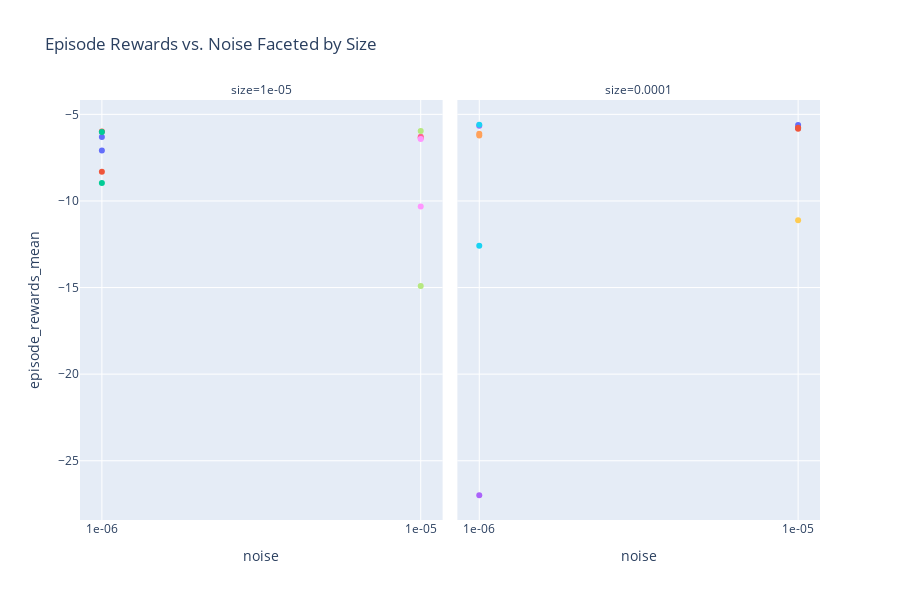

Notebook cell for this chart:
### Code cell
import plotly.express as px

# Define readable names for selected hyperparams
readable_names = {
    hyperparam_columns[0]: "noise",
    hyperparam_columns[1]: "size"
}

# Rename columns in a copy of the dataframe
plot_df = sub_df.rename(columns=readable_names)

# Assign new column names
x_col = "noise"
y_col = "episode_rewards_mean"
facet_col = "size"

# Plot
fig = px.scatter(
    plot_df,
    x=x_col,
    y=y_col,
    color="experiment_name",  # Optional: color by experiment
    facet_col=facet_col,
    title="Episode Rewards vs. Noise Faceted by Size",
    height=600
)

fig.update_layout(showlegend=False)
fig.show()

### Figure 1 — Plotly figure (JSON) as saved in the notebook; plotly's stock layout.template omitted (floating-point values rounded to 4 significant figures)
{"data": [{"hovertemplate": "experiment_name=0000_optim.args_.eps_1e-06__optim.args_.lr_1e-05__agent_params.args_.action_w_noise_amplitude_0<br>size=1e-05<br>noise=%{x}<br>episode_rewards_mean=%{y}<extra></extra>", "legendgroup": "0000_optim.args_.eps_1e-06__optim.args_.lr_1e-05__agent_params.args_.action_w_noise_amplitude_0", "marker": {"color": "#636efa", "symbol": "circle"}, "mode": "markers", "name": "0000_optim.args_.eps_1e-06__optim.args_.lr_1e-05__agent_params.args_.action_w_noise_amplitude_0", "orientation": "v", "showlegend": true, "type": "scatter", "x": ["1e-06", "1e-06"], "xaxis": "x", "y": [-6.31, -7.082], "yaxis": "y"}, {"hovertemplate": "experiment_name=0001_optim.args_.eps_1e-06__optim.args_.lr_1e-05__agent_params.args_.action_w_noise_amplitude_0.1<br>size=1e-05<br>noise=%{x}<br>episode_rewards_mean=%{y}<extra></extra>", "legendgroup": "0001_optim.args_.eps_1e-06__optim.args_.lr_1e-05__agent_params.args_.action_w_noise_amplitude_0.1", "marker": {"color": "#EF553B", "symbol": "circle"}, "mode": "markers", "name": "0001_optim.args_.eps_1e-06__optim.args_.lr_1e-05__agent_params.args_.action_w_noise_amplitude_0.1", "orientation": "v", "showlegend": true, "type": "scatter", "x": ["1e-06", "1e-06"], "xaxis": "x", "y": [-5.983, -8.317], "yaxis": "y"}, {"hovertemplate": "experiment_name=0002_optim.args_.eps_1e-06__optim.args_.lr_1e-05__agent_params.args_.action_w_noise_amplitude_0.3<br>size=1e-05<br>noise=%{x}<br>episode_rewards_mean=%{y}<extra></extra>", "legendgroup": "0002_optim.args_.eps_1e-06__optim.args_.lr_1e-05__agent_params.args_.action_w_noise_amplitude_0.3", "marker": {"color": "#00cc96", "symbol": "circle"}, "mode": "markers", "name": "0002_optim.args_.eps_1e-06__optim.args_.lr_1e-05__agent_params.args_.action_w_noise_amplitude_0.3", "orientation": "v", "showlegend": true, "type": "scatter", "x": ["1e-06", "1e-06"], "xaxis": "x", "y": [-8.957, -6.018], "yaxis": "y"}, {"hovertemplate": "experiment_name=0003_optim.args_.eps_1e-06__optim.args_.lr_0.0001__agent_params.args_.action_w_noise_amplitude_0<br>size=0.0001<br>noise=%{x}<br>episode_rewards_mean=%{y}<extra></extra>", "legendgroup": "0003_optim.args_.eps_1e-06__optim.args_.lr_0.0001__agent_params.args_.action_w_noise_amplitude_0", "marker": {"color": "#ab63fa", "symbol": "circle"}, "mode": "markers", "name": "0003_optim.args_.eps_1e-06__optim.args_.lr_0.0001__agent_params.args_.action_w_noise_amplitude_0", "orientation": "v", "showlegend": true, "type": "scatter", "x": ["1e-06", "1e-06"], "xaxis": "x2", "y": [-26.99, -5.654], "yaxis": "y2"}, {"hovertemplate": "experiment_name=0004_optim.args_.eps_1e-06__optim.args_.lr_0.0001__agent_params.args_.action_w_noise_amplitude_0.1<br>size=0.0001<br>noise=%{x}<br>episode_rewards_mean=%{y}<extra></extra>", "legendgroup": "0004_optim.args_.eps_1e-06__optim.args_.lr_0.0001__agent_params.args_.action_w_noise_amplitude_0.1", "marker": {"color": "#FFA15A", "symbol": "circle"}, "mode": "markers", "name": "0004_optim.args_.eps_1e-06__optim.args_.lr_0.0001__agent_params.args_.action_w_noise_amplitude_0.1", "orientation": "v", "showlegend": true, "type": "scatter", "x": ["1e-06", "1e-06"], "xaxis": "x2", "y": [-6.115, -6.224], "yaxis": "y2"}, {"hovertemplate": "experiment_name=0005_optim.args_.eps_1e-06__optim.args_.lr_0.0001__agent_params.args_.action_w_noise_amplitude_0.3<br>size=0.0001<br>noise=%{x}<br>episode_rewards_mean=%{y}<extra></extra>", "legendgroup": "0005_optim.args_.eps_1e-06__optim.args_.lr_0.0001__agent_params.args_.action_w_noise_amplitude_0.3", "marker": {"color": "#19d3f3", "symbol": "circle"}, "mode": "markers", "name": "0005_optim.args_.eps_1e-06__optim.args_.lr_0.0001__agent_params.args_.action_w_noise_amplitude_0.3", "orientation": "v", "showlegend": true, "type": "scatter", "x": ["1e-06", "1e-06"], "xaxis": "x2", "y": [-5.599, -12.59], "yaxis": "y2"}, {"hovertemplate": "experiment_name=0006_optim.args_.eps_1e-05__optim.args_.lr_1e-05__agent_params.args_.action_w_noise_amplitude_0<br>size=1e-05<br>noise=%{x}<br>episode_rewards_mean=%{y}<extra></extra>", "legendgroup": "0006_optim.args_.eps_1e-05__optim.args_.lr_1e-05__agent_params.args_.action_w_noise_amplitude_0", "marker": {"color": "#FF6692", "symbol": "circle"}, "mode": "markers", "name": "0006_optim.args_.eps_1e-05__optim.args_.lr_1e-05__agent_params.args_.action_w_noise_amplitude_0", "orientation": "v", "showlegend": true, "type": "scatter", "x": ["1e-05", "1e-05"], "xaxis": "x", "y": [-6.293, -6.358], "yaxis": "y"}, {"hovertemplate": "experiment_name=0007_optim.args_.eps_1e-05__optim.args_.lr_1e-05__agent_params.args_.action_w_noise_amplitude_0.1<br>size=1e-05<br>noise=%{x}<br>episode_rewards_mean=%{y}<extra></extra>", "legendgroup": "0007_optim.args_.eps_1e-05__optim.args_.lr_1e-05__agent_params.args_.action_w_noise_amplitude_0.1", "marker": {"color": "#B6E880", "symbol": "circle"}, "mode": "markers", "name": "0007_optim.args_.eps_1e-05__optim.args_.lr_1e-05__agent_params.args_.action_w_noise_amplitude_0.1", "orientation": "v", "showlegend": true, "type": "scatter", "x": ["1e-05", "1e-05"], "xaxis": "x", "y": [-5.96, -14.9], "yaxis": "y"}, {"hovertemplate": "experiment_name=0008_optim.args_.eps_1e-05__optim.args_.lr_1e-05__agent_params.args_.action_w_noise_amplitude_0.3<br>size=1e-05<br>noise=%{x}<br>episode_rewards_mean=%{y}<extra></extra>", "legendgroup": "0008_optim.args_.eps_1e-05__optim.args_.lr_1e-05__agent_params.args_.action_w_noise_amplitude_0.3", "marker": {"color": "#FF97FF", "symbol": "circle"}, "mode": "markers", "name": "0008_optim.args_.eps_1e-05__optim.args_.lr_1e-05__agent_params.args_.action_w_noise_amplitude_0.3", "orientation": "v", "showlegend": true, "type": "scatter", "x": ["1e-05", "1e-05"], "xaxis": "x", "y": [-10.31, -6.425], "yaxis": "y"}, {"hovertemplate": "experiment_name=0009_optim.args_.eps_1e-05__optim.args_.lr_0.0001__agent_params.args_.action_w_noise_amplitude_0<br>size=0.0001<br>noise=%{x}<br>episode_rewards_mean=%{y}<extra></extra>", "legendgroup": "0009_optim.args_.eps_1e-05__optim.args_.lr_0.0001__agent_params.args_.action_w_noise_amplitude_0", "marker": {"color": "#FECB52", "symbol": "circle"}, "mode": "markers", "name": "0009_optim.args_.eps_1e-05__optim.args_.lr_0.0001__agent_params.args_.action_w_noise_amplitude_0", "orientation": "v", "showlegend": true, "type": "scatter", "x": ["1e-05", "1e-05"], "xaxis": "x2", "y": [-5.775, -11.11], "yaxis": "y2"}, {"hovertemplate": "experiment_name=0010_optim.args_.eps_1e-05__optim.args_.lr_0.0001__agent_params.args_.action_w_noise_amplitude_0.1<br>size=0.0001<br>noise=%{x}<br>episode_rewards_mean=%{y}<extra></extra>", "legendgroup": "0010_optim.args_.eps_1e-05__optim.args_.lr_0.0001__agent_params.args_.action_w_noise_amplitude_0.1", "marker": {"color": "#636efa", "symbol": "circle"}, "mode": "markers", "name": "0010_optim.args_.eps_1e-05__optim.args_.lr_0.0001__agent_params.args_.action_w_noise_amplitude_0.1", "orientation": "v", "showlegend": true, "type": "scatter", "x": ["1e-05", "1e-05"], "xaxis": "x2", "y": [-5.62, -5.79], "yaxis": "y2"}, {"hovertemplate": "experiment_name=0011_optim.args_.eps_1e-05__optim.args_.lr_0.0001__agent_params.args_.action_w_noise_amplitude_0.3<br>size=0.0001<br>noise=%{x}<br>episode_rewards_mean=%{y}<extra></extra>", "legendgroup": "0011_optim.args_.eps_1e-05__optim.args_.lr_0.0001__agent_params.args_.action_w_noise_amplitude_0.3", "marker": {"color": "#EF553B", "symbol": "circle"}, "mode": "markers", "name": "0011_optim.args_.eps_1e-05__optim.args_.lr_0.0001__agent_params.args_.action_w_noise_amplitude_0.3", "orientation": "v", "showlegend": true, "type": "scatter", "x": ["1e-05", "1e-05"], "xaxis": "x2", "y": [-5.779, -5.831], "yaxis": "y2"}], "layout": {"annotations": [{"font": {}, "showarrow": false, "text": "size=1e-05", "x": 0.245, "xanchor": "center", "xref": "paper", "y": 1, "yanchor": "bottom", "yref": "paper"}, {"font": {}, "showarrow": false, "text": "size=0.0001", "x": 0.755, "xanchor": "center", "xref": "paper", "y": 1, "yanchor": "bottom", "yref": "paper"}], "height": 600, "legend": {"title": {"text": "experiment_name"}, "tracegroupgap": 0}, "showlegend": false, "title": {"text": "Episode Rewards vs. Noise Faceted by Size"}, "xaxis": {"anchor": "y", "domain": [0, 0.49], "title": {"text": "noise"}}, "xaxis2": {"anchor": "y2", "domain": [0.51, 1], "matches": "x", "title": {"text": "noise"}}, "yaxis": {"anchor": "x", "domain": [0, 1], "title": {"text": "episode_rewards_mean"}}, "yaxis2": {"anchor": "x2", "domain": [0, 1], "matches": "y", "showticklabels": false}}}
